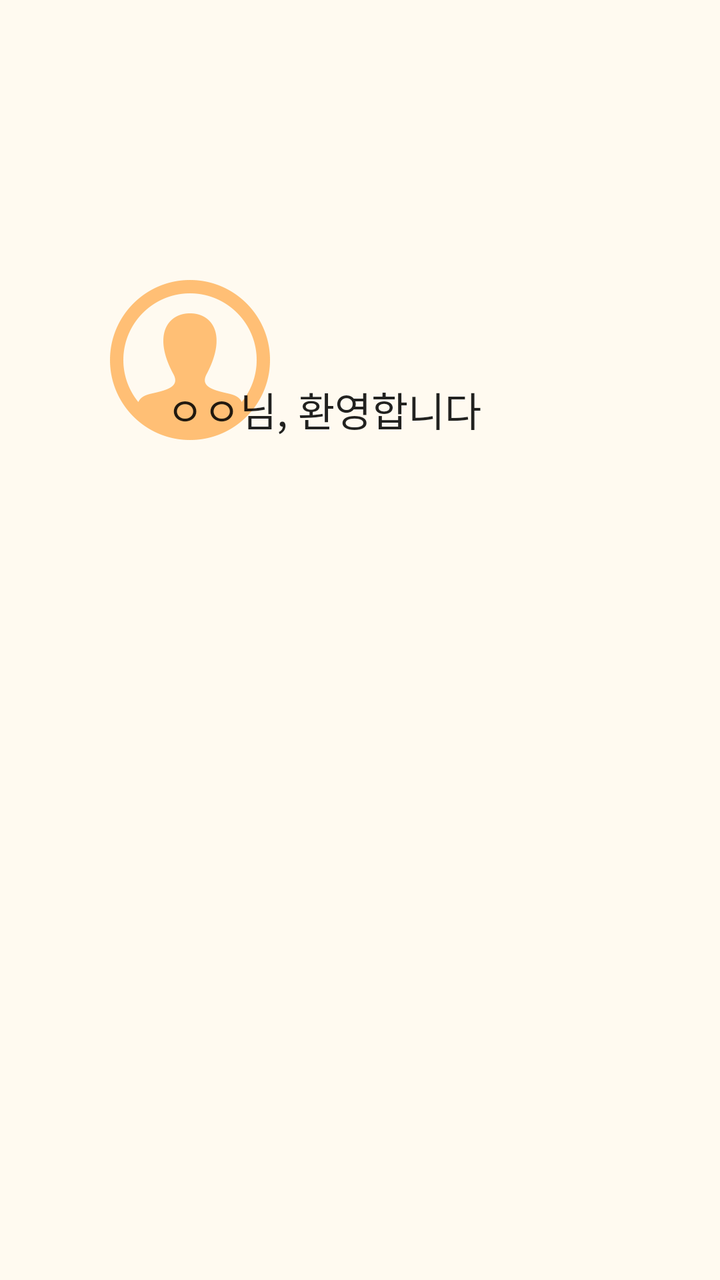
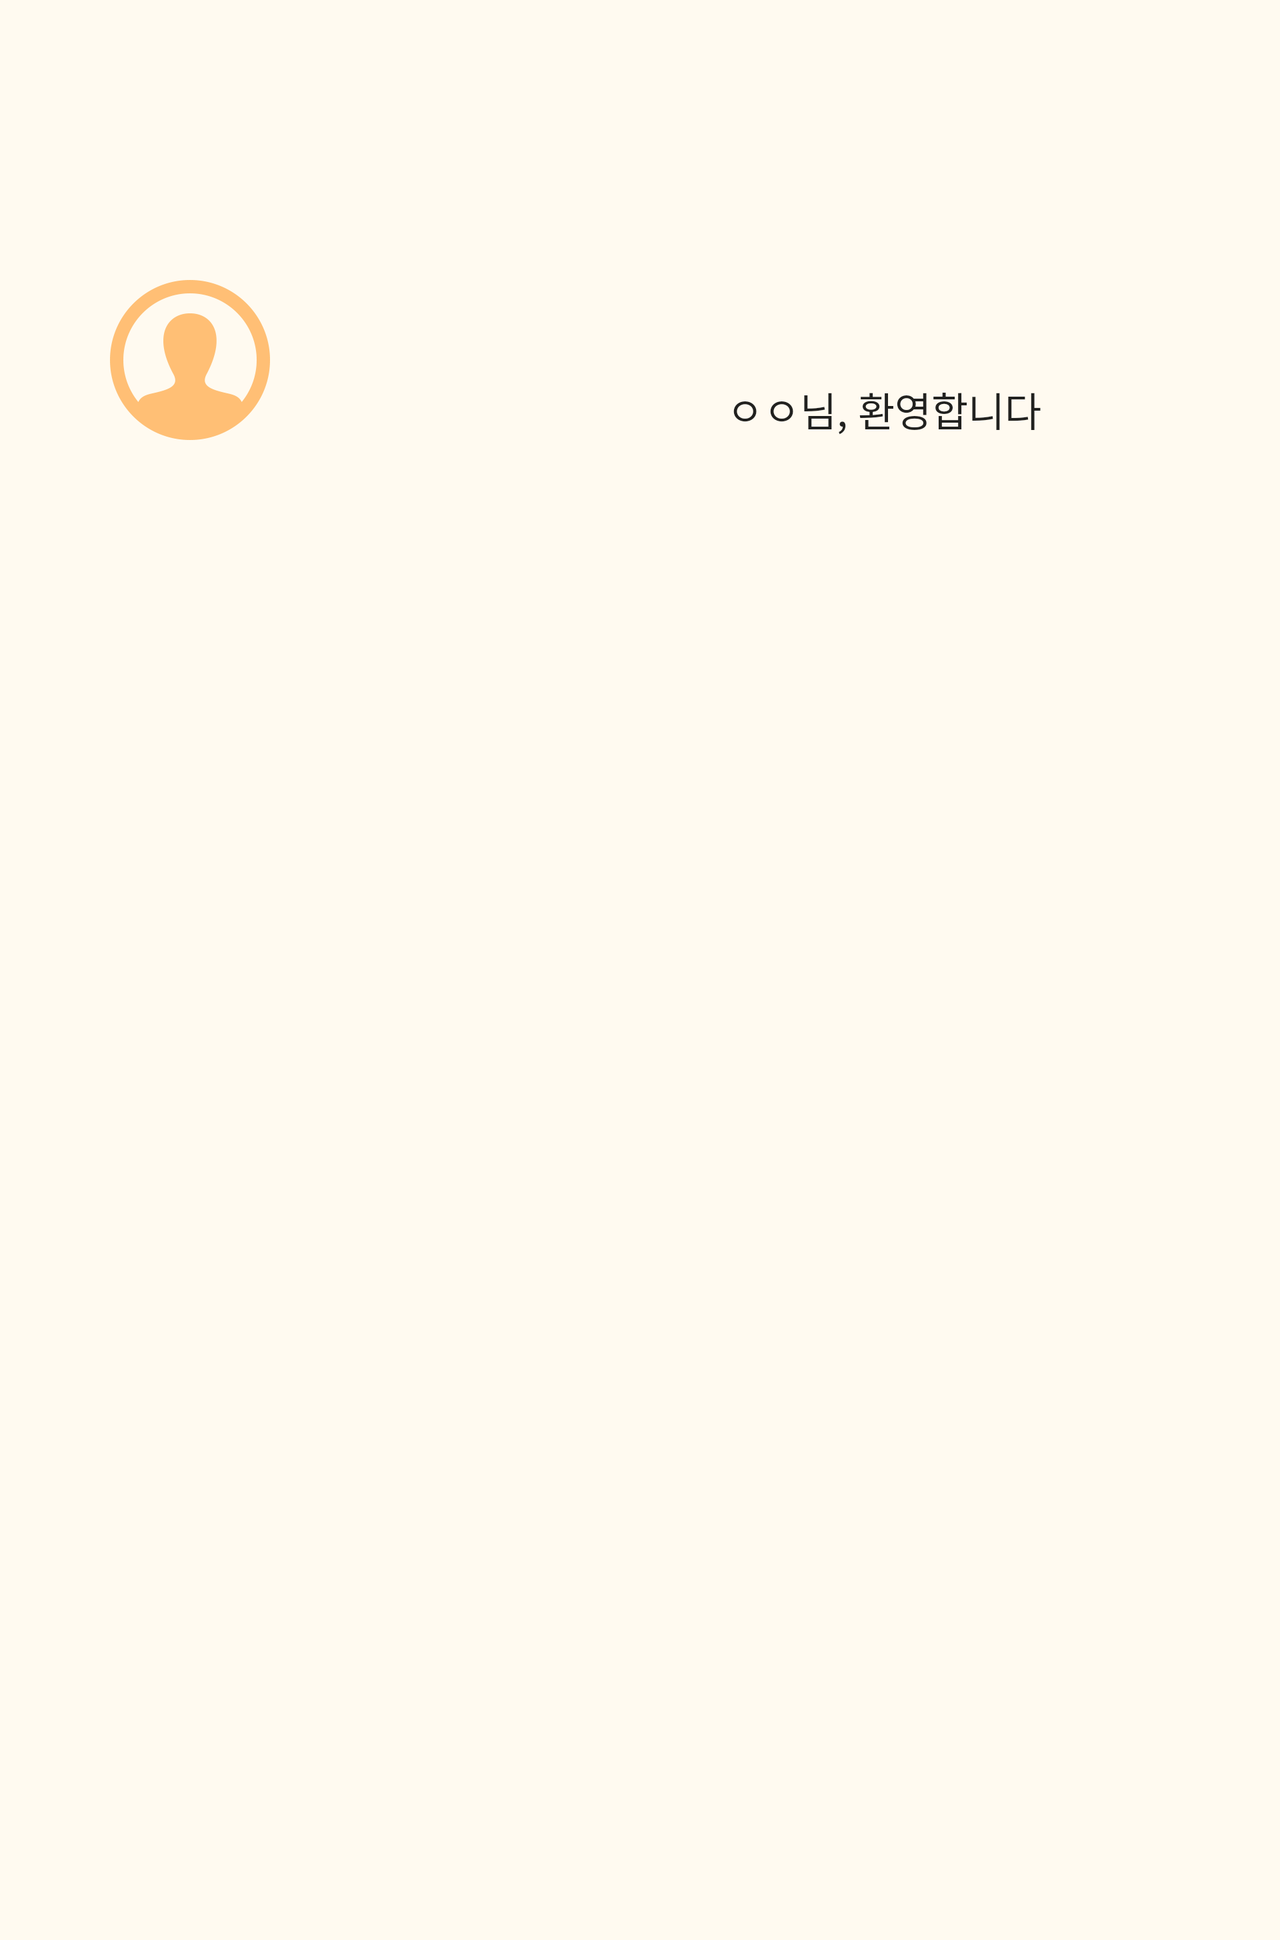

An Android layout and its configuration variant, each rendered on a device that would load it. The default file and the variant file are quoted in full after the pictures.
<!-- AndroidManifest.xml: application theme Theme.ExpandableListView -->
<!-- res/layout/activity_main.xml -->
<?xml version="1.0" encoding="utf-8"?>
<LinearLayout xmlns:android="http://schemas.android.com/apk/res/android"
    xmlns:app="http://schemas.android.com/apk/res-auto"
    xmlns:tools="http://schemas.android.com/tools"
    android:layout_width="match_parent"
    android:layout_height="match_parent"
    android:orientation="vertical"
    android:background="@color/floralwhite"
    tools:context=".MainActivity">

    <RelativeLayout
        android:id="@+id/relativeLayout"
        android:layout_width="match_parent"
        android:layout_height="250dp"
        app:layout_constraintEnd_toEndOf="parent"
        app:layout_constraintStart_toStartOf="parent"
        app:layout_constraintTop_toTopOf="parent">

        <ImageView
            android:id="@+id/imageView"
            android:layout_width="80dp"
            android:layout_height="80dp"
            android:layout_alignParentStart="true"
            android:layout_alignParentLeft="true"
            android:layout_alignParentTop="true"
            android:layout_marginLeft="55dp"
            android:layout_marginTop="140dp"
            android:src="@drawable/id3"
            android:visibility="visible" />

        <EditText
            android:id="@+id/editTextTextPersonName"
            android:layout_width="wrap_content"
            android:layout_height="wrap_content"
            android:layout_alignParentTop="true"
            android:layout_alignParentEnd="true"
            android:layout_alignParentRight="true"
            android:layout_centerHorizontal="true"
            android:layout_marginTop="190dp"
            android:layout_marginRight="40dp"
            android:background="@android:color/transparent"
            android:ems="10"
            android:inputType="textPersonName"
            android:text="ㅇㅇ님, 환영합니다"
            android:fontFamily="@font/cafe24oneprettynight"
            android:textSize="20sp"
            android:visibility="visible" />
    </RelativeLayout>

    <ExpandableListView
        android:id="@+id/expandable_list_view1"
        android:layout_width="230dp"
        android:layout_height="650dp"
        android:layout_marginTop="70dp"
        android:paddingBottom="10dp"
        android:divider="@null"
        android:dividerHeight="0dp"
        android:layout_gravity="center"
        android:background="@color/floralwhite">
    </ExpandableListView>

</LinearLayout>
<!-- resources referenced by this layout -->
<resources>
  <color name="floralwhite">#fffaf0</color>
  <!-- drawable id3: png bitmap (drawable-v24, 12526 bytes) -->
  <style name="Theme.ExpandableListView" parent="Theme.AppCompat.Light">
          
          <item name="colorPrimary">#ffdab9</item>
          <item name="colorPrimaryVariant">#ffa07a</item>
          <item name="colorPrimaryDark">#ffa500</item>
  
          
          
  
          
          <item name="android:statusBarColor" tools:targetApi="l">?attr/colorPrimaryVariant</item>
          
          <item name="windowActionBar">false</item>
          <item name="windowNoTitle">true</item>
      </style>
</resources>
<!-- res/layout-land/activity_main.xml (the repository's variant of the layout above) -->
<!-- drawn on the phone turned sideways -->
<?xml version="1.0" encoding="utf-8"?>
<ScrollView xmlns:android="http://schemas.android.com/apk/res/android"
    xmlns:app="http://schemas.android.com/apk/res-auto"
    xmlns:tools="http://schemas.android.com/tools"
    android:layout_width="match_parent"
    android:layout_height="match_parent"
    android:orientation="vertical"
    android:background="@color/floralwhite"
    tools:context=".MainActivity">

    <LinearLayout
        android:layout_width="match_parent"
        android:layout_height="match_parent"
        android:orientation="vertical">

        <RelativeLayout
            android:id="@+id/relativeLayout"
            android:layout_width="match_parent"
            android:layout_height="250dp"
            app:layout_constraintEnd_toEndOf="parent"
            app:layout_constraintStart_toStartOf="parent"
            app:layout_constraintTop_toTopOf="parent">

            <ImageView
                android:id="@+id/imageView"
                android:layout_width="80dp"
                android:layout_height="80dp"
                android:layout_alignParentStart="true"
                android:layout_alignParentLeft="true"
                android:layout_alignParentTop="true"
                android:layout_marginLeft="55dp"
                android:layout_marginTop="140dp"
                android:src="@drawable/id3"
                android:visibility="visible" />

            <EditText
                android:id="@+id/editTextTextPersonName"
                android:layout_width="wrap_content"
                android:layout_height="wrap_content"
                android:layout_alignParentTop="true"
                android:layout_alignParentEnd="true"
                android:layout_alignParentRight="true"
                android:layout_centerHorizontal="true"
                android:layout_marginTop="190dp"
                android:layout_marginRight="40dp"
                android:background="@android:color/transparent"
                android:ems="10"
                android:inputType="textPersonName"
                android:text="ㅇㅇ님, 환영합니다"
                android:fontFamily="@font/cafe24oneprettynight"
                android:textSize="20sp"
                android:visibility="visible" />
        </RelativeLayout>

        <ExpandableListView
            android:id="@+id/expandable_list_view1"
            android:layout_width="230dp"
            android:layout_height="650dp"
            android:layout_marginTop="70dp"
            android:paddingBottom="10dp"
            android:divider="@null"
            android:dividerHeight="0dp"
            android:layout_gravity="center"
            android:background="@color/floralwhite">
        </ExpandableListView>

    </LinearLayout>

</ScrollView>
